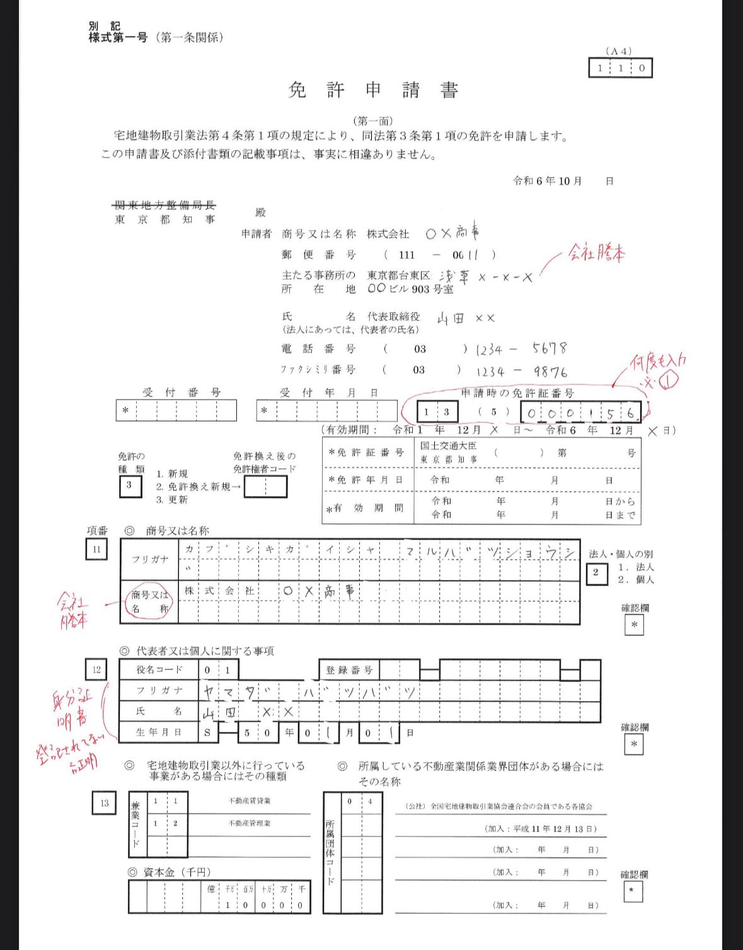
#> input picture image/img.png, 743 x 950 px, shrunk from 1179 x 1507 before the run
$ python improve_document.py
#> lines starting #> are read from the running program, lines starting #| are printed output that depends on the picture; after the words box and inside, x2 and y2 are one past the last pixel; in counts of white or black regions, pixels touching at a corner belong together
import cv2

# Load the image
image = cv2.imread('./image/img.png')
#> image is the input picture: shape (950, 743, 3); mean B, G, R 234, 233.8, 234

# Check if the image is loaded
if image is None:
    print("Image not found. Check the file path.")
    exit()

# Convert to grayscale
gray = cv2.cvtColor(image, cv2.COLOR_BGR2GRAY)

# Apply adaptive thresholding
binary = cv2.adaptiveThreshold(
    gray, 255, cv2.ADAPTIVE_THRESH_GAUSSIAN_C, cv2.THRESH_BINARY, 11, 2
)
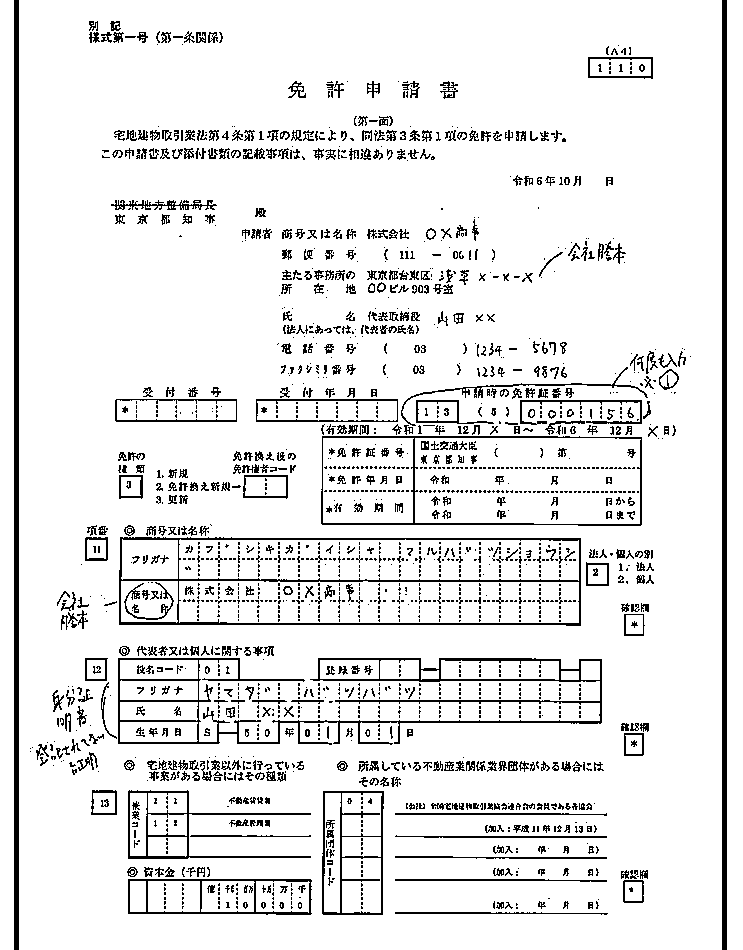
#> binary: shape (950, 743); 90.9% white; black in thin lines or dots

# Convert to uint8 if needed
binary = binary.astype('uint8')

# Remove noise
denoised = cv2.fastNlMeansDenoising(binary, None, 30, 7, 21)

# Save the processed image
cv2.imwrite('./image/img_1.png', denoised)
print("Image processed and saved as img_1.png")

$ run again, with test.png copied over image/img.png
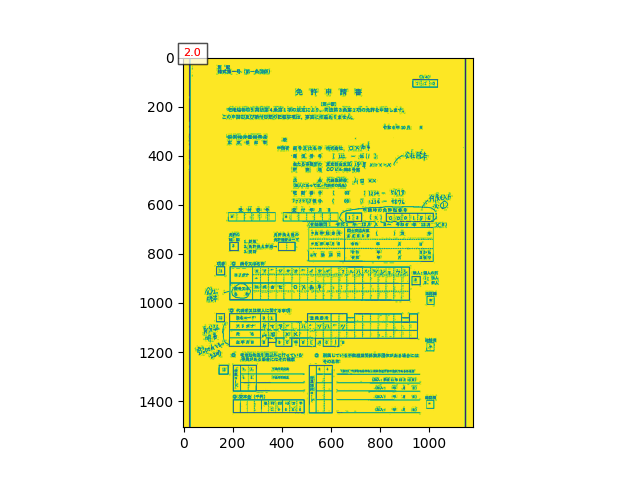
#> input picture test.png, 640 x 480 px
#> image is the input picture: shape (480, 640, 3); mean B, G, R 181.6, 240.4, 238.7
#> `gray = cv2.cvtColor(image, cv2.COLOR_BGR2GRAY)`:
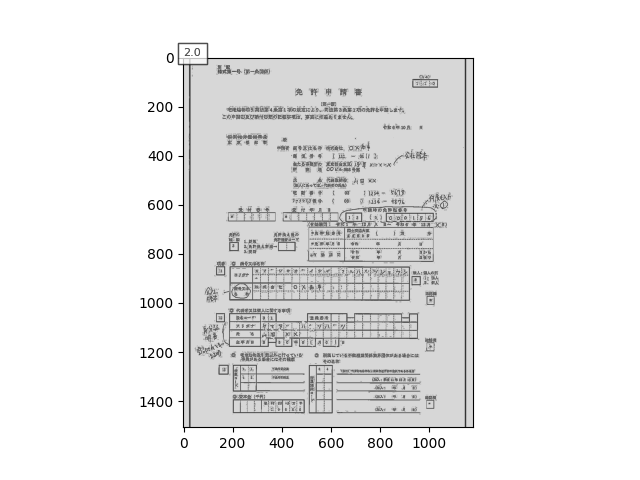
#> gray: shape (480, 640); min 0, max 255, mean 233.1
#> `binary = cv2.adaptiveThreshold( gray, 255, cv2.ADAPTIVE_THRESH_GAUSSIA..`:
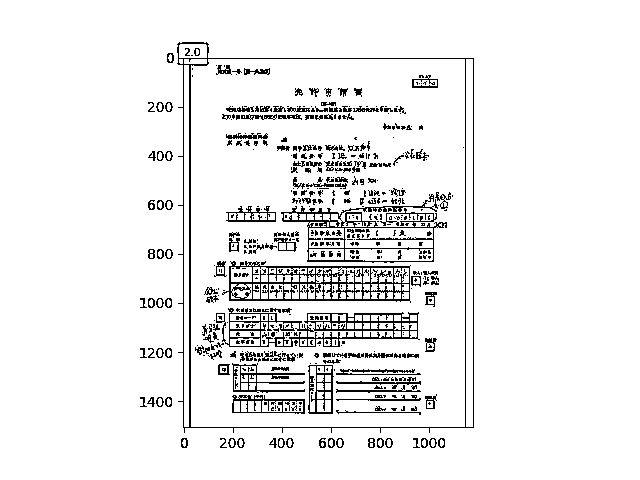
#> binary: shape (480, 640); 93% white; black in thin lines or dots, all inside (x1, y1, x2, y2) = (140, 42, 474, 448)

$ run again, with image/img_0.png copied over image/img.png
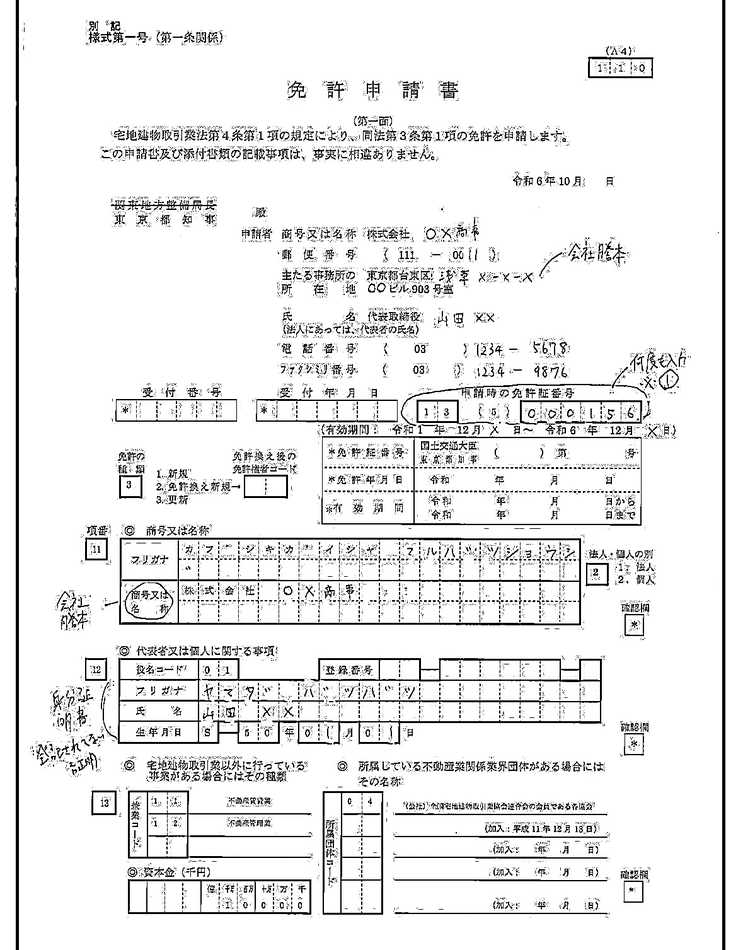
#> input picture image/img_0.png, 743 x 950 px, shrunk from 1179 x 1507 before the run
#> image is the input picture: shape (950, 743, 3); min 0, max 255, mean 234.9
#> `binary = cv2.adaptiveThreshold( gray, 255, cv2.ADAPTIVE_THRESH_GAUSSIA..`:
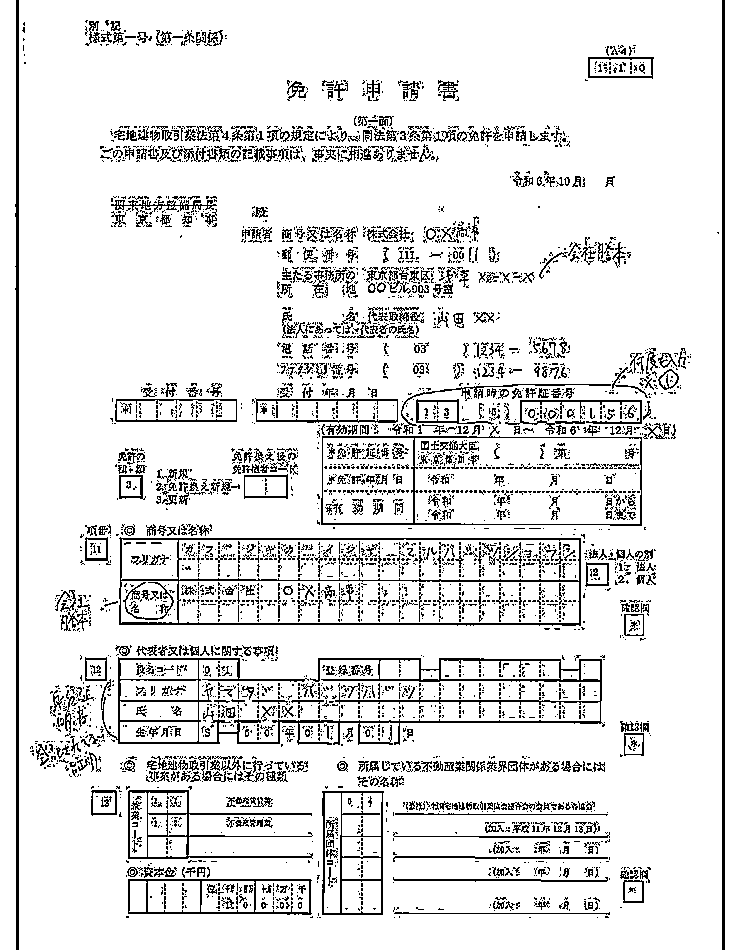
#> binary: shape (950, 743); 89.2% white; black in thin lines or dots
